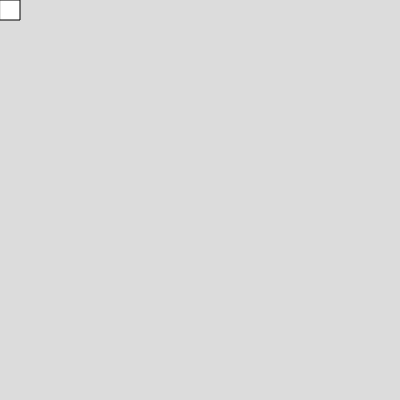
Frame 1 (no input)
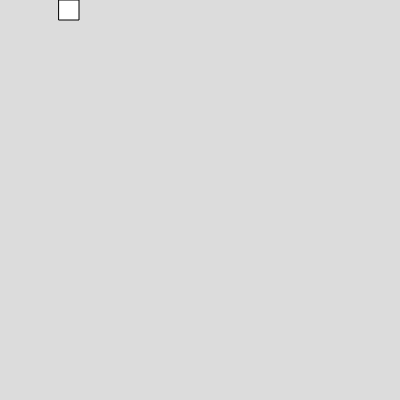
Frame 60 (no input)
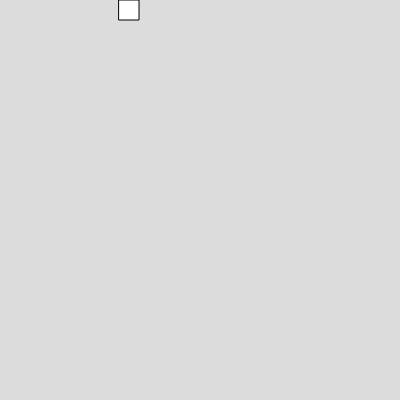
Frame 120 (the mouse pressed at the canvas centre since frame 60)

The p5.js sketch that drew these frames (run headless with seeded random() and noise() and a simulated clock; from frame 60 on, the mouse is pressed at the canvas centre):

// p5.js sketch
// ── sketch.js

let x = 0;
let y = 0;
let size = 20;

let movingRight = true;

function setup() {
  debugger;
  createCanvas(400, 400);
}

function draw() {
  debugger;
  background(220);

  square(x, y, size);

  if(movingRight) {
    x++;
  }
  else {
    x--;
  }
  
}
